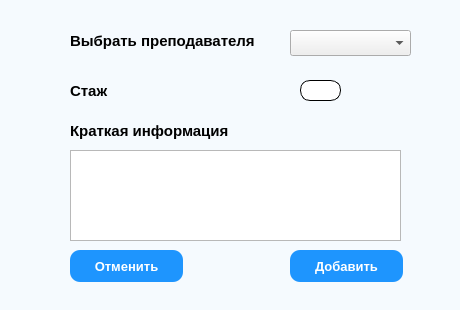
<?xml version="1.0" encoding="UTF-8"?>
<ui version="4.0">
 <class>dialog</class>
 <widget class="QDialog" name="dialog">
  <property name="geometry">
   <rect>
    <x>0</x>
    <y>0</y>
    <width>460</width>
    <height>310</height>
   </rect>
  </property>
  <property name="windowTitle">
   <string>Добавить на страницу</string>
  </property>
  <property name="styleSheet">
   <string notr="true">QDialog {
	background: #F5FaFE;
}

QLabel {
	font-weight: bold;
	font-size: 15px;
}

QPushButton {
	border-radius: 10px;
	background: #1E95FE;
	color: white;
	font-weight: bold;
	font-size: 13px;
}

QLineEdit {
	border: 1px solid black;
	border-radius: 10px;
	padding: 0px 8px;
}</string>
  </property>
  <widget class="QPushButton" name="addBtn">
   <property name="geometry">
    <rect>
     <x>290</x>
     <y>250</y>
     <width>113</width>
     <height>32</height>
    </rect>
   </property>
   <property name="text">
    <string>Добавить</string>
   </property>
  </widget>
  <widget class="QPushButton" name="cancelBtn">
   <property name="geometry">
    <rect>
     <x>70</x>
     <y>250</y>
     <width>113</width>
     <height>32</height>
    </rect>
   </property>
   <property name="text">
    <string>Отменить</string>
   </property>
  </widget>
  <widget class="QComboBox" name="addTeacherComboBox">
   <property name="geometry">
    <rect>
     <x>290</x>
     <y>30</y>
     <width>121</width>
     <height>26</height>
    </rect>
   </property>
  </widget>
  <widget class="QLabel" name="addTeacherLable">
   <property name="geometry">
    <rect>
     <x>70</x>
     <y>30</y>
     <width>191</width>
     <height>21</height>
    </rect>
   </property>
   <property name="text">
    <string>Выбрать преподавателя</string>
   </property>
  </widget>
  <widget class="QLabel" name="ExpirienceLable">
   <property name="geometry">
    <rect>
     <x>70</x>
     <y>80</y>
     <width>60</width>
     <height>21</height>
    </rect>
   </property>
   <property name="text">
    <string>Стаж</string>
   </property>
  </widget>
  <widget class="QLineEdit" name="ExpirienceEdit">
   <property name="geometry">
    <rect>
     <x>300</x>
     <y>80</y>
     <width>41</width>
     <height>21</height>
    </rect>
   </property>
  </widget>
  <widget class="QLabel" name="shortInfoLable">
   <property name="geometry">
    <rect>
     <x>70</x>
     <y>120</y>
     <width>171</width>
     <height>21</height>
    </rect>
   </property>
   <property name="text">
    <string>Краткая информация</string>
   </property>
  </widget>
  <widget class="QTextEdit" name="shorInfoEdit">
   <property name="geometry">
    <rect>
     <x>70</x>
     <y>150</y>
     <width>331</width>
     <height>91</height>
    </rect>
   </property>
  </widget>
 </widget>
 <resources/>
 <connections/>
</ui>
